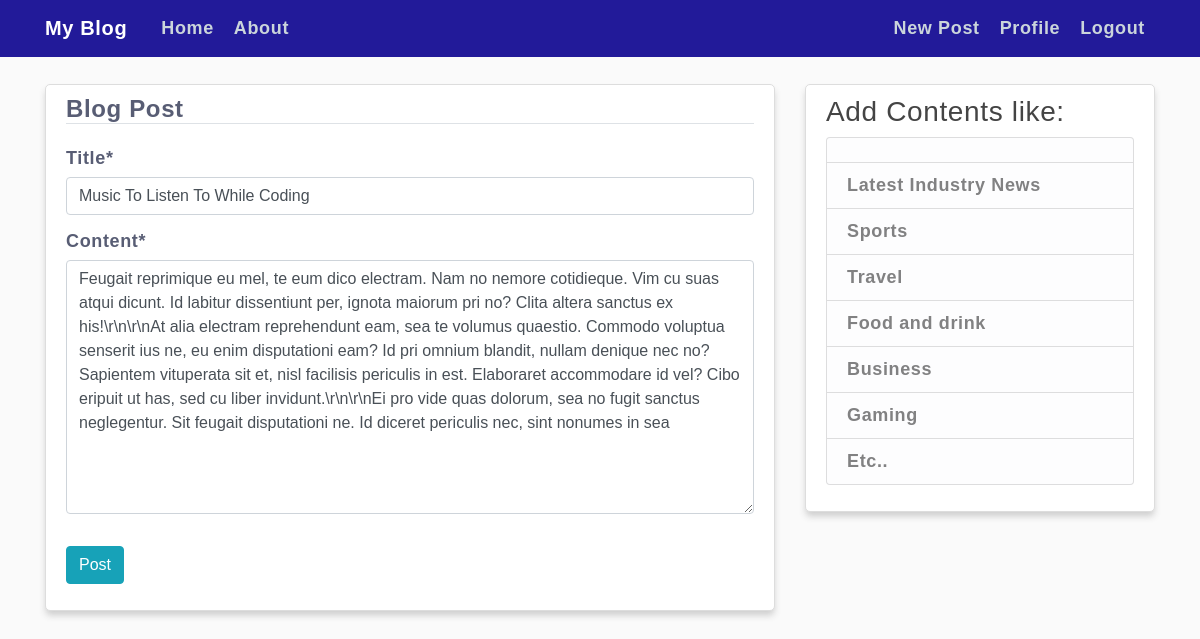
The app's page /post/17/update/ (signed in) with its own data.
### blog/models.py (models this page shows, shortened)
class Post(models.Model):
    title = models.CharField(max_length = 100)
    content = models.TextField()
    date = models.DateTimeField(default=timezone.now)
    author = models.ForeignKey(User, on_delete=models.CASCADE)

### blog/views.py (the view, shortened to what this page needs)
# urls.py: path('post/<int:pk>/update/', PostUpdateView.as_view() , name='post-update'),
class PostUpdateView(LoginRequiredMixin , UserPassesTestMixin , UpdateView):
    model = Post
    fields = [ 'title', 'content']
    def test_func(self):
        post=self.get_object()
        if self.request.user == post.author:
            return True
        return False

### blog/templates/blog/post_form.html (shortened to what this page needs)
{% extends "blog/base.html" %}
{% load crispy_forms_tags %}
{% block content %}
<div class="content-section">
    <form method="POST">
        <fieldset class="form-group">
            <legend class="border-bottom mb-4"> Blog Post</legend>
            {{ form | crispy }}
        </fieldset>
        <div class="form-group">
            <button class = "btn btn-info" type="submit"> Post </button>
        </div>
    </form>
</div>
{% endblock content %}

### blog/static/blog/main.css (style rules this page uses)
body { background: #fafafa; color: #585d74; font: 600 18px 'Source Sans Pro', sans-serif; letter-spacing: 0.64px; margin-top: 4rem; }
.content-section { background: #ffffff; padding: 10px 20px; border: 1px solid #dddddd; border-radius: 5px; margin-bottom: 20px; box-shadow: 0 5px 7px -1px rgba(51, 51, 51, 0.23); margin: 20px auto; }

### records on screen
Post: title "Music To Listen To While Coding", content "Feugait reprimique eu mel, te eum dico electram. Nam no nemore cotidieque. Vim cu suas atqui dicunt. Id labitur dissentiunt per, ignota maiorum pri no? Clita altera sanctus ex his!\\r\\n\\r\\nAt alia electram reprehendunt eam, sea te volumus quaestio. Commodo voluptua senserit ius ne, eu enim disputationi eam? Id pri omnium blandit, nullam denique nec no? Sapientem vituperata sit et, nisl facilisis periculis in est. Elaboraret accommodare id vel? Cibo eripuit ut has, sed cu liber invidunt.\\r\\n\\r\\nEi pro vide quas dolorum, sea no fugit sanctus neglegentur. Sit feugait disputationi ne. Id diceret periculis nec, sint nonumes in sea"
